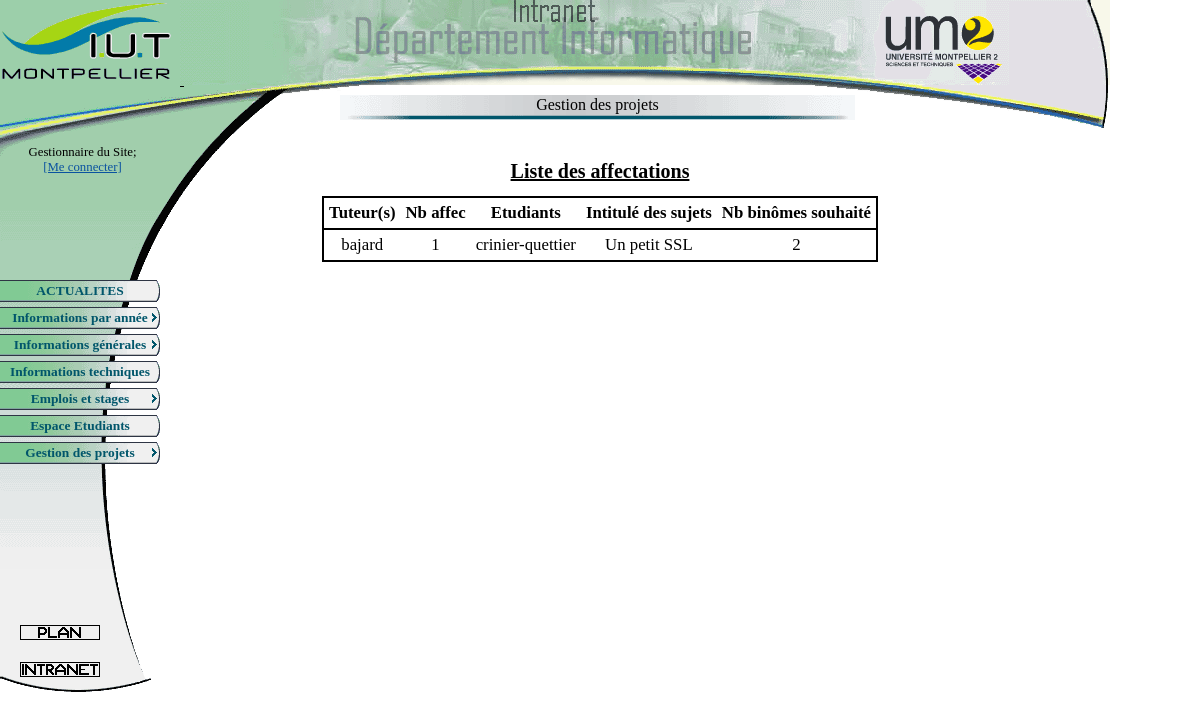
/index.php?page=liste_projet_affecte&niveau=A2, run on the app's committed database.
### tables this page shows
CREATE TABLE `projets` (
  `id_proj` int(4) NOT NULL auto_increment,
  `tuteur1` varchar(60) NOT NULL,
  `tuteur2` varchar(60) NOT NULL,
  `titre` varchar(100) NOT NULL,
  `binwish` int(1) NOT NULL,
  `binpos` int(1) NOT NULL,
  `description` text NOT NULL,
  `qualif` varchar(100) NOT NULL,
  `dom_appl` text NOT NULL,
  `mat_log` varchar(200) NOT NULL,
  `remarques` text NOT NULL,
  `niveau` varchar(10) NOT NULL,
  PRIMARY KEY  (`id_proj`)
);

### index.php (called while the page is built, shortened)
<?php
		include('entete.php');
		include('menu.php');
		include($page);
?>

### liste_affectation.php (the view, shortened to what this page needs)
<?php
echo '<h1>Liste des affectations</h1>';
if ($_GET['niveau'] == "")
{
	echo '<a href="?page=liste_projets&niveau=A2">Ann&eacute;e 2</a><br/>
		<a href="?page=liste_projets&niveau=LP">Licence professionnelle</a><br/>
		<a href="?page=liste_projets&niveau=AS">Ann&eacute;e sp&eacute;ciale</a>';
}
else
{
	if (datecorrecte(time()))
	{
		$sql = mysql_query("SELECT p.id_proj, p.tuteur1, p.tuteur2, p.titre, p.binwish FROM projets p, binome b WHERE (p.id_proj = b.id_proj) AND b.niveau='" . $_GET['niveau'] . "' ORDER BY p.id_proj  ASC");
		echo '<table>
		<tr>
		<th class="border_bottom">Tuteur(s)</th>
		<th class="border_bottom">Nb affec</th>
		<th class="border_bottom">Etudiants</th>
		<th class="border_bottom">Intitulé des sujets</th>
		<th class="border_bottom">Nb binômes souhaité</th>
		</tr>';
		if (mysql_num_rows($sql) == 0)
			echo '<tr><td colspan="5">Aucune affectation n\'a &eacute;t&eacute; effectu&eacute; </td></tr>';
		else
		{
			while ($donnees = mysql_fetch_array($sql))
			{
				$cpt = mysql_query("SELECT count(id_proj) FROM binome WHERE id_proj = '" . $donnees['id_proj'] . "'");
				$cpt = mysql_fetch_assoc($cpt);
				$cpt = $cpt['count(id_proj)'];
				$n = mysql_query("SELECT nom1,nom2 FROM binome WHERE id_proj = '" . $donnees['id_proj'] . "'");
				while($noms = mysql_fetch_array($n))
				{
					extract($noms);
					$chaine_noms .= $nom1 . '-' . $nom2 . ' & ';
				}
				$chaine_noms = substr($chaine_noms,0,-2);
					echo '<tr>';
					echo '<td>' . $donnees['tuteur1'];
					echo '</td>' ;
					echo '<td>' . $cpt . '</td>';
				    echo '<td>' . $chaine_noms . '</td>' ;
					echo '<td>' . $donnees['titre'] . '</td>';
					echo '<td>' . $donnees['binwish'] . '</td>';
					echo '</tr>';
			}
		}
		echo '</table>';
	}
	else
	{
	echo 'Il est trop tôt pour pouvoir consulter la liste
	vous allez &ecirc;tre redirig&eacute;...
	<script type="text/javascript">redirection("accueil");</script>';
	}
}
function datecorrecte($now)
{
	$date = mysql_query("SELECT affectation_sujet FROM date ORDER BY annee DESC");
	$date = mysql_fetch_assoc($date);
	$date = $date['affectation_sujet'];
	if ($date < $now)
	return true;
	else
	return false;
}
?>

### bordel/screen.css (style rules this page uses)
body { margin:0; padding:0; }
a img { border:0; }
a:link, a:visited, a:active { color:#0a52a0; text-decoration:underline; }
#header1 { background-image:url(header1.gif); background-repeat:no-repeat; width:1110px; height:85px; margin:0; padding:0; }
#logoUM2 { margin-left:700px; }
#corps { width:1110px; }
#leftBar { float:left; width:240px; background-image:url(menu_back.gif); background-repeat:no-repeat; }
#centre { float:left; }
#titreBar { background-image:url(header2.gif); background-repeat:no-repeat; width:870px; height:45px; padding-top:10px; }
#titre { text-align:center; background-image:url(titre.gif); background-repeat:no-repeat; width:515px; height:25px; margin-left:100px; padding-top:1px; }
#contenu { margin-top:20px; width:720px; font-size:105%; }
#infoConnexion { margin-top:60px; padding-left:5px; margin-right:80px; font-size:0.8em; text-align:center; height:80px; }
#basMenu { margin-left:20px; margin-top:400px; margin-bottom:50px; }

### bordel/screenproj.css (style rules this page uses)
h1 { text-align:center;font-size:20px;text-decoration:underline; }
img { border:0; }
table { border:2px solid black; border-collapse:collapse; margin:auto; }
td,th { padding:5px; text-align:center; }
.border_bottom { border-bottom:2px solid black; }

### data on the page
projets: tuteur1 "bajard", cpt "1", chaine_noms "crinier-quettier", titre "Un petit SSL", binwish "2"
